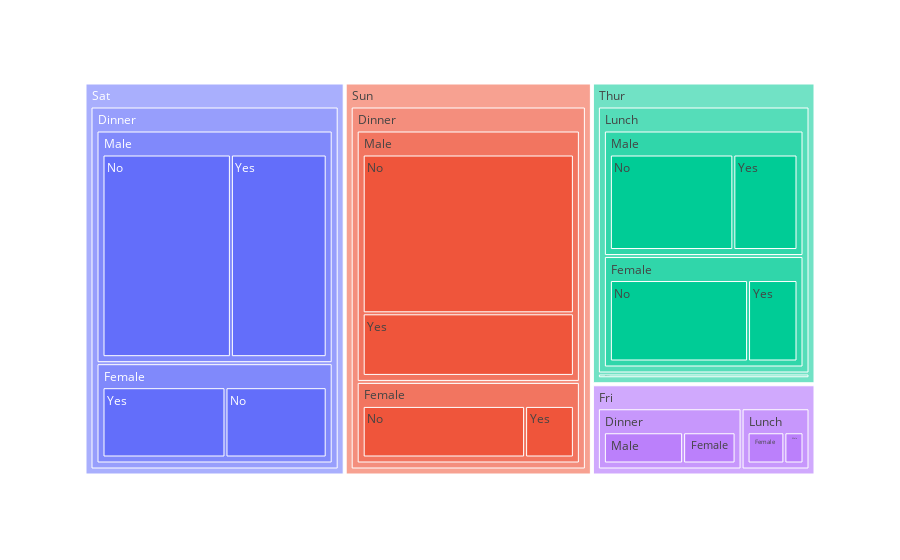

The notebook cell this image was saved under:
### Code cell
#sunburst
px.treemap(
    data_frame=tips,
    path=['day','time','sex','smoker'],
    values='tip'
)

### Figure 1 — Plotly figure (JSON) as saved in the notebook; plotly's stock layout.template omitted (floating-point values rounded to 4 significant figures)
{"data": [{"branchvalues": "total", "domain": {"x": [0, 1], "y": [0, 1]}, "hovertemplate": "labels=%{label}<br>tip=%{value}<br>parent=%{parent}<br>id=%{id}<extra></extra>", "ids": ["Thur/Lunch/Male/Yes", "Fri/Lunch/Male/Yes", "Sat/Lunch/Male/Yes", "Sun/Lunch/Male/Yes", "Thur/Dinner/Male/Yes", "Fri/Dinner/Male/Yes", "Sat/Dinner/Male/Yes", "Sun/Dinner/Male/Yes", "Thur/Lunch/Female/Yes", "Fri/Lunch/Female/Yes", "Sat/Lunch/Female/Yes", "Sun/Lunch/Female/Yes", "Thur/Dinner/Female/Yes", "Fri/Dinner/Female/Yes", "Sat/Dinner/Female/Yes", "Sun/Dinner/Female/Yes", "Thur/Lunch/Male/No", "Fri/Lunch/Male/No", "Sat/Lunch/Male/No", "Sun/Lunch/Male/No", "Thur/Dinner/Male/No", "Fri/Dinner/Male/No", "Sat/Dinner/Male/No", "Sun/Dinner/Male/No", "Thur/Lunch/Female/No", "Fri/Lunch/Female/No", "Sat/Lunch/Female/No", "Sun/Lunch/Female/No", "Thur/Dinner/Female/No", "Fri/Dinner/Female/No", "Sat/Dinner/Female/No", "Sun/Dinner/Female/No", "Thur/Lunch/Male", "Fri/Lunch/Male", "Sat/Lunch/Male", "Sun/Lunch/Male", "Thur/Dinner/Male", "Fri/Dinner/Male", "Sat/Dinner/Male", "Sun/Dinner/Male", "Thur/Lunch/Female", "Fri/Lunch/Female", "Sat/Lunch/Female", "Sun/Lunch/Female", "Thur/Dinner/Female", "Fri/Dinner/Female", "Sat/Dinner/Female", "Sun/Dinner/Female", "Thur/Lunch", "Fri/Lunch", "Sat/Lunch", "Sun/Lunch", "Thur/Dinner", "Fri/Dinner", "Sat/Dinner", "Sun/Dinner", "Thur", "Fri", "Sat", "Sun"], "labels": ["Yes", "Yes", "Yes", "Yes", "Yes", "Yes", "Yes", "Yes", "Yes", "Yes", "Yes", "Yes", "Yes", "Yes", "Yes", "Yes", "No", "No", "No", "No", "No", "No", "No", "No", "No", "No", "No", "No", "No", "No", "No", "No", "Male", "Male", "Male", "Male", "Male", "Male", "Male", "Male", "Female", "Female", "Female", "Female", "Female", "Female", "Female", "Female", "Lunch", "Lunch", "Lunch", "Lunch", "Dinner", "Dinner", "Dinner", "Dinner", "Thur", "Fri", "Sat", "Sun"], "name": "", "parents": ["Thur/Lunch/Male", "Fri/Lunch/Male", "Sat/Lunch/Male", "Sun/Lunch/Male", "Thur/Dinner/Male", "Fri/Dinner/Male", "Sat/Dinner/Male", "Sun/Dinner/Male", "Thur/Lunch/Female", "Fri/Lunch/Female", "Sat/Lunch/Female", "Sun/Lunch/Female", "Thur/Dinner/Female", "Fri/Dinner/Female", "Sat/Dinner/Female", "Sun/Dinner/Female", "Thur/Lunch/Male", "Fri/Lunch/Male", "Sat/Lunch/Male", "Sun/Lunch/Male", "Thur/Dinner/Male", "Fri/Dinner/Male", "Sat/Dinner/Male", "Sun/Dinner/Male", "Thur/Lunch/Female", "Fri/Lunch/Female", "Sat/Lunch/Female", "Sun/Lunch/Female", "Thur/Dinner/Female", "Fri/Dinner/Female", "Sat/Dinner/Female", "Sun/Dinner/Female", "Thur/Lunch", "Fri/Lunch", "Sat/Lunch", "Sun/Lunch", "Thur/Dinner", "Fri/Dinner", "Sat/Dinner", "Sun/Dinner", "Thur/Lunch", "Fri/Lunch", "Sat/Lunch", "Sun/Lunch", "Thur/Dinner", "Fri/Dinner", "Sat/Dinner", "Sun/Dinner", "Thur", "Fri", "Sat", "Sun", "Thur", "Fri", "Sat", "Sun", "", "", "", ""], "type": "treemap", "values": [30.58, 5.7, 0, 0, 0, 16.23, 77.74, 52.82, 20.93, 7.98, 0, 0, 0, 10.8, 43.03, 14, 58.83, 0, 0, 0, 0, 5, 104.2, 134.0, 58.49, 3, 0, 0, 3, 3.25, 35.42, 46.61, 89.41, 5.7, 0, 0, 0, 21.23, 181.9, 186.8, 79.42, 10.98, 0, 0, 3, 14.05, 78.45, 60.61, 168.8, 16.68, 0, 0, 3, 35.28, 260.4, 247.4, 171.8, 51.96, 260.4, 247.4]}], "layout": {"legend": {"tracegroupgap": 0}, "margin": {"t": 60}}}
